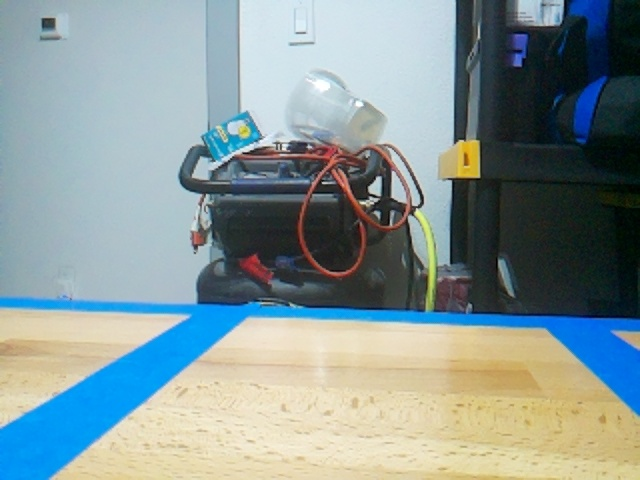
#> input picture photos/24-04-16_16-50-12.jpg, 640 x 480 px
$ python -i drive.py   (imports and definitions only)
#> lines starting #> are read from the running program, lines starting #| are printed output that depends on the picture; after the words box and inside, x2 and y2 are one past the last pixel; in counts of white or black regions, pixels touching at a corner belong together
from picarx import Picarx
import time
from vilib import Vilib
import cv2
import numpy as np
import matplotlib.pyplot as plt


def is_parking_spot_empty(image_path):
    """
        Here we check if the parking spot is empty. We convert the still frame into a HSV format
        so that we can better identify blue spots in the image
    """
#> called with image_path = 'photos/24-04-16_16-50-12.jpg'
    import os
    import cv2
    import numpy as np
    import matplotlib.pyplot as plt

    image = cv2.imread(image_path)
#> image is the input picture: shape (480, 640, 3); mean B, G, R 151, 150.9, 134.6
    if image is None:
        print("Error: Image not found or cannot be loaded.")
        return False

    hsv = cv2.cvtColor(image, cv2.COLOR_BGR2HSV)
#> hsv: shape (480, 640, 3); mean H, S, V 73.4, 81.4, 168.5

    # Define the blue color range for masking
    lower_blue = np.array([100, 150, 50])
    upper_blue = np.array([140, 255, 255])
    mask = cv2.inRange(hsv, lower_blue, upper_blue)
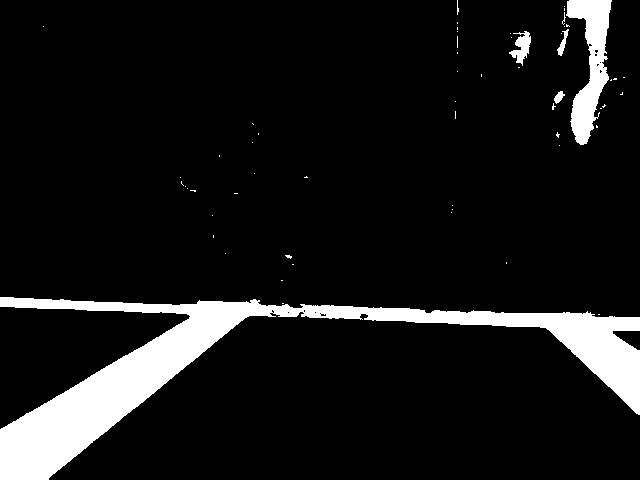
#> mask: shape (480, 640); 9.3% white; 59 white regions (54 under 20 px), largest, box (x1, y1, x2, y2) and area: (0, 297, 640, 480) 24684, (566, 0, 612, 145) 3246, (509, 31, 531, 66) 374, (557, 29, 569, 56) 118, (554, 91, 565, 104) 79

    # Create a kernel for morphological operations
    kernel = np.ones((5, 5), np.uint8)

    # Remove small white noise from the mask
    mask_cleaned = cv2.morphologyEx(mask, cv2.MORPH_OPEN, kernel)
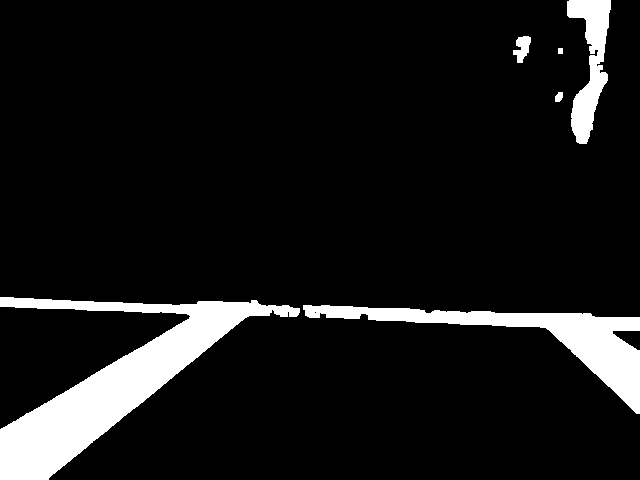
#> mask_cleaned: shape (480, 640); 9.1% white; 6 white regions, box (x1, y1, x2, y2) and area: (0, 297, 300, 480) 16410, (303, 305, 640, 414) 8130, (567, 0, 611, 144) 3143, (513, 36, 531, 63) 299, (555, 92, 563, 102) 64, (558, 48, 563, 54) 30

    # Calculate the proportion of the mask that is blue
    coverage_ratio = np.sum(mask_cleaned > 0) / mask_cleaned.size
#> coverage_ratio = 0.0914

    # Set up the plot
    plt.figure(figsize=(10, 5))
    plt.subplot(1, 3, 1)
    plt.imshow(cv2.cvtColor(image, cv2.COLOR_BGR2RGB))
    plt.title('Original Image')
    plt.axis('off')

    plt.subplot(1, 3, 2)
    plt.imshow(mask, cmap='gray')
    plt.title('HSV Mask')
    plt.axis('off')

    plt.subplot(1, 3, 3)
    plt.imshow(mask_cleaned, cmap='gray')
    plt.title('Cleaned Mask')
    plt.axis('off')

    # Save the plot to the same location as the images
    plot_path = os.path.join(os.path.dirname(image_path), 'analysis_plot.png')
    plt.savefig(plot_path)
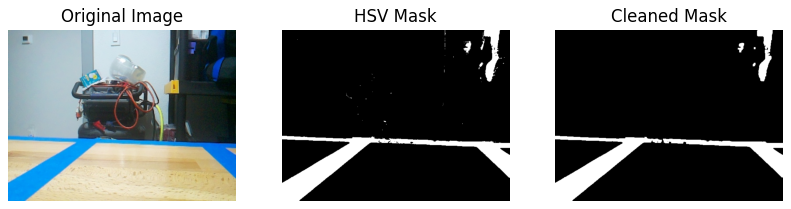
#> figure drawn by matplotlib, 3 panels
    plt.close()

    print(f"Analysis plot saved to {plot_path}")

    return coverage_ratio > 0.05


# [65 lines left out: functions confirm_parking_spot, find_parking_spot, not called in this run]

# [26 lines not run here, left out]

>>> result = is_parking_spot_empty('photos/24-04-16_16-50-12.jpg')
#> result = True

$ run again, on extra-credit-Kassandra/templates/original.png
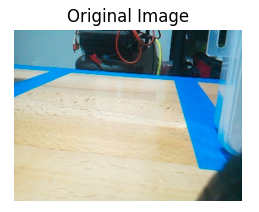
#> input picture extra-credit-Kassandra/templates/original.png, 259 x 212 px
#> in is_parking_spot_empty, image is the input picture: shape (212, 259, 3); mean B, G, R 190.4, 191.1, 176.9
#> hsv: shape (212, 259, 3); mean H, S, V 39.7, 65.4, 206.5
#> in is_parking_spot_empty, `mask = cv2.inRange(hsv, lower_blue, upper_blue)`:
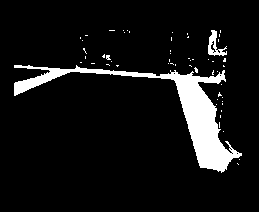
#> mask: shape (212, 259); 8.3% white; 56 white regions (54 under 20 px), largest, box (x1, y1, x2, y2) and area: (14, 65, 242, 173) 4173, (208, 30, 227, 56) 212
#> mask_cleaned: shape (212, 259); 6.7% white; 8 white regions, largest, box (x1, y1, x2, y2) and area: (161, 74, 233, 171) 2974, (14, 68, 67, 94) 520, (210, 31, 217, 41) 58
#> coverage_ratio = 0.0674
#> in is_parking_spot_empty, `plt.savefig(plot_path)`:
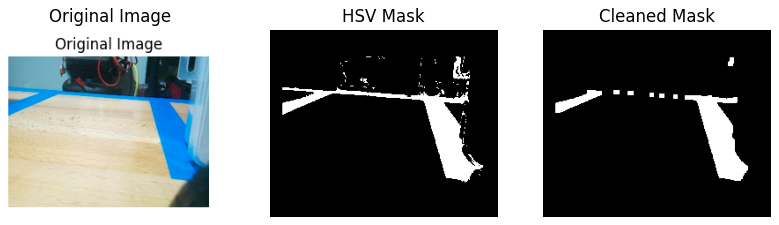
#> figure drawn by matplotlib, 3 panels
#> result = True
